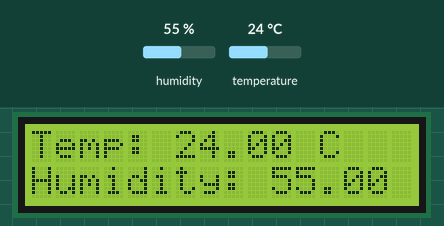
A sketch run on a simulated Arduino Uno, built with avr-gcc and run on an emulated ATmega328P. Shown: 16×2 character LCD. The test bench sets the inputs (shaded band); at power-on: humidity 55 %, temperature 24 °C.

Above: at 1.2 s.
1.3 s: humidity set to 22 %
At 2.5 s:
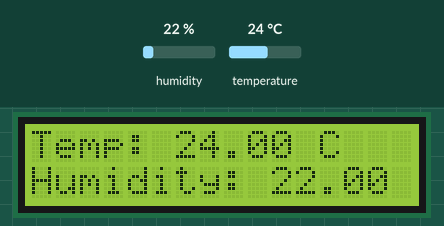
3.7 s: temperature set to 12 °C
At 4.7 s:
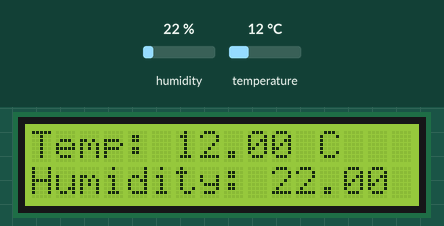
5.8 s: humidity set to 40 %
At 6.9 s:
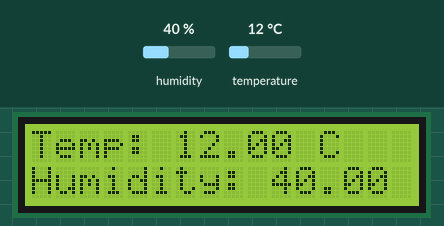
7.9 s: temperature set to 19 °C
At 9.1 s:
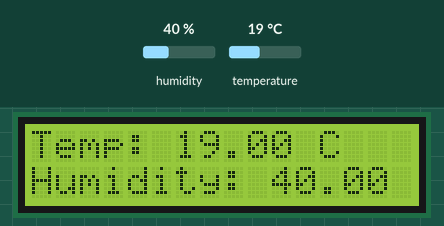
Timing chart, 0 to 10.9 s (numbered marks = the images above; inputs shaded):
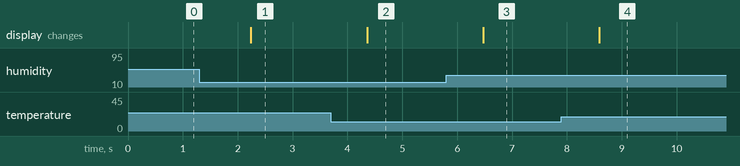

The sketch:

dth11lcd.ino
```cpp
//This code is to use with DHT11 Temperature/humidity sensor with LCD i2c screen
//We measure the values of the temperature and humidity then print them on the screen every second
//Refer to Surtrtech channel on youtube or blogger for more information or how to use the LCD i2c

#include <dht.h> //DHT and LCD libraries
#include <LiquidCrystal_I2C.h>

#define I2C_ADDR 0x27
#define BACKLIGHT_PIN 3
#define En_pin 2
#define Rw_pin 1
#define Rs_pin 0
#define D4_pin 4
#define D5_pin 5
#define D6_pin 6
#define D7_pin 7

LiquidCrystal_I2C lcd(I2C_ADDR,En_pin,Rw_pin,Rs_pin,D4_pin,D5_pin,D6_pin,D7_pin);

dht DHT; //Declaring the DHT as a dht type to use it later

#define DHT11_PIN 2 //Declaring where the DHT signal pin is wired

void setup(){
  lcd.begin (16,2);
  lcd.setBacklightPin(BACKLIGHT_PIN,POSITIVE);
  lcd.setBacklight(HIGH);
  lcd.home ();
}

void loop()
{
  lcd.clear();
  lcd.setCursor(0,0);
  int chk = DHT.read11(DHT11_PIN); //Reading data from the module
  lcd.print("Temp: ");
  lcd.print(DHT.temperature); //Showing temperature value (before that you can do some math to get the temperature in Farnheit)
  lcd.print(" C");
  lcd.setCursor(0,1);
  lcd.print("Humidity: ");
  lcd.println(DHT.humidity); //Showing humidity percentage
  lcd.print(" %");
  delay(1000); //Refreshing every 1s
}
```

Measured:
- after the input at 1.3 s, the display: changes after 0.94 s (image 1)
- after the input at 3.7 s, the display: changes after 0.66 s (image 2)
- after the input at 5.8 s, the display: changes after 0.67 s (image 3)
- after the input at 7.9 s, the display: changes after 0.69 s (image 4)
